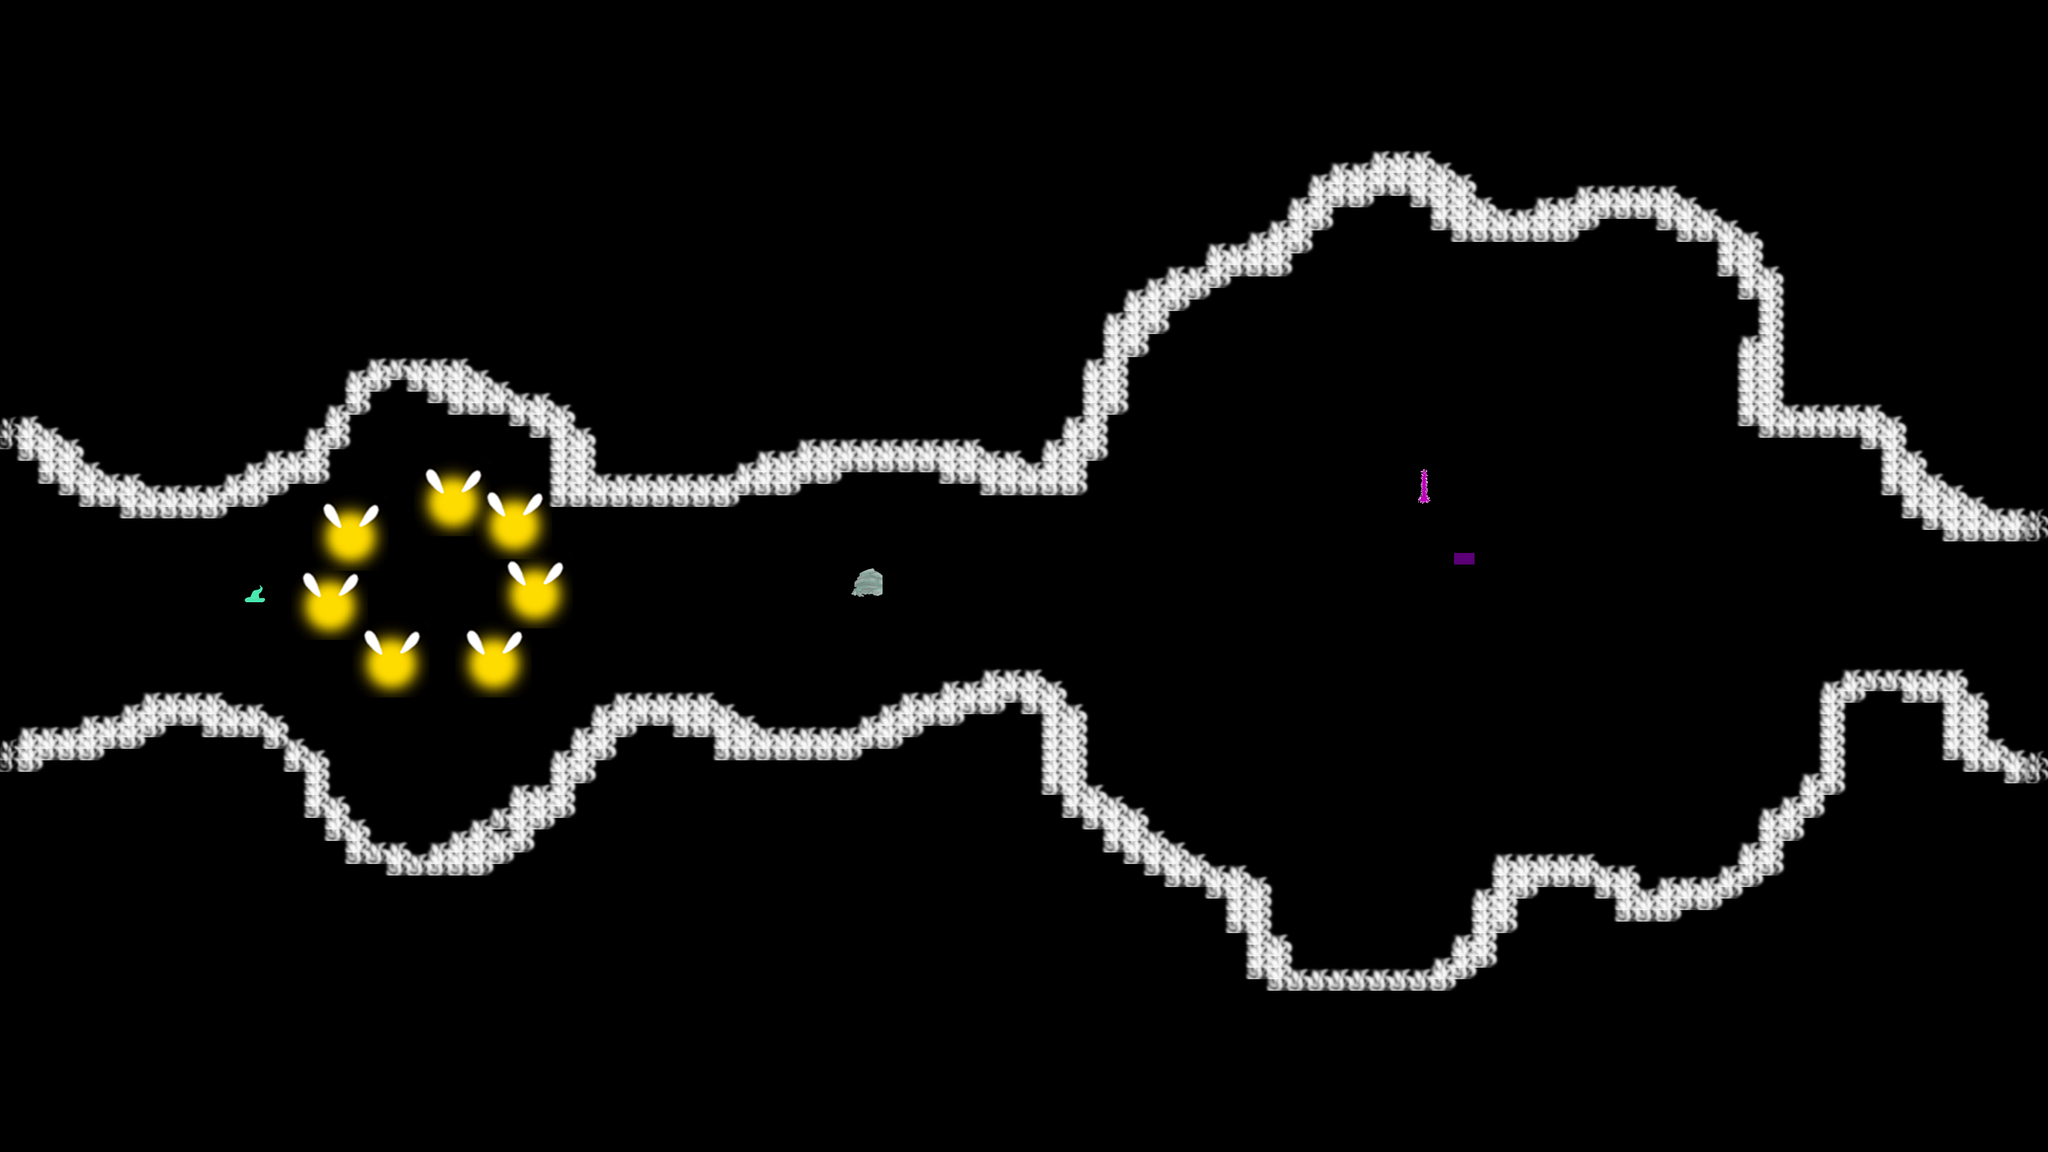

Below is a game level as drawn by its tile map, then a one-line description and the .tmx that defines it (tile-layer data replaced by summaries):
An orthogonal 100x100 tile map with 32x18 px tiles, 1 tile layer (Maze), 12 tilesets.

<map version="1.0" orientation="orthogonal" renderorder="right-down" width="100" height="100" tilewidth="32" tileheight="18" nextobjectid="58">
 <tileset firstgid="1" name="w" tilewidth="50" tileheight="37" tilecount="3" columns="1">
  <tileoffset x="-10" y="0" />
  <properties>
   <property name="1" type="int" value="0" />
  </properties>
  <image source="../mistic/mistblock/mistblock1.png" width="50" height="50" />
  <terraintypes>
   <terrain name="Walls" tile="3" />
  </terraintypes>
  <tile id="0" terrain="0,0,0,0" />
  <tile id="1" terrain="0,0,0,0" />
  <tile id="2" terrain="0,0,0,0" />
 </tileset>
 <tileset firstgid="4" name="m" tilewidth="768" tileheight="576" tilecount="1" columns="1">
  <image source="../mistic/backgroundresize.png" width="1024" height="576" />
 </tileset>
 <tileset firstgid="5" name="g" tilewidth="40" tileheight="32" tilecount="3" columns="1">
  <tileoffset x="-10" y="5" />
  <image source="../mistic/gorfs/OGgorf.png" trans="1fec46" width="48" height="110" />
 </tileset>
 <tileset firstgid="8" name="f" tilewidth="32" tileheight="18" tilecount="6" columns="2">
  <image source="../mistic/fog/new_boundary.png" trans="c700ff" width="64" height="64" />
 </tileset>
 <tileset firstgid="14" name="l" tilewidth="200" tileheight="184" tilecount="1" columns="1">
  <tileoffset x="-80" y="0" />
  <image source="../mistic/unlit white.png" trans="27ff06" width="200" height="184" />
 </tileset>
 <tileset firstgid="15" name="r" tilewidth="50" tileheight="50" tilecount="1" columns="1">
  <tileoffset x="-15" y="0" />
  <image source="../mistic/environment/rock2.png" width="57" height="80" />
 </tileset>
 <tileset firstgid="16" name="t" tilewidth="118" tileheight="162" tilecount="1" columns="1">
  <tileoffset x="-45" y="7" />
  <image source="../mistic/environment/tree4.png" trans="27ff06" width="118" height="270" />
 </tileset>
 <tileset firstgid="17" name="i" tilewidth="120" tileheight="120" tilecount="1" columns="1">
  <tileoffset x="-25" y="10" />
  <image source="../mistic/fireflybig.png" trans="003039" width="120" height="120" />
 </tileset>
 <tileset firstgid="18" name="x" tilewidth="19" tileheight="54" tilecount="1" columns="1">
  <tileoffset x="8" y="-5" />
  <image source="../mistic/numbers_purple/numbers_0009_1.png" trans="27ff06" width="19" height="54" />
 </tileset>
 <tileset firstgid="19" name="y" tilewidth="30" tileheight="59" tilecount="1" columns="1">
  <image source="../mistic/numbers_purple/numbers_0008_2.png" trans="003039" width="30" height="59" />
 </tileset>
 <tileset firstgid="20" name="z" tilewidth="29" tileheight="57" tilecount="1" columns="1">
  <image source="../mistic/numbers_purple/numbers_0007_3.png" trans="003039" width="29" height="57" />
 </tileset>
 <tileset firstgid="21" name="a" tilewidth="30" tileheight="60" tilecount="1" columns="1">
  <image source="../mistic/numbers_purple/numbers_0006_4.png" trans="003039" width="30" height="60" />
 </tileset>
 <objectgroup name="Background" />
 <layer name="Maze" width="100" height="100">
  <data>[10000 cells, 628 non-empty, 7 distinct tile ids]</data>
 </layer>
</map>
